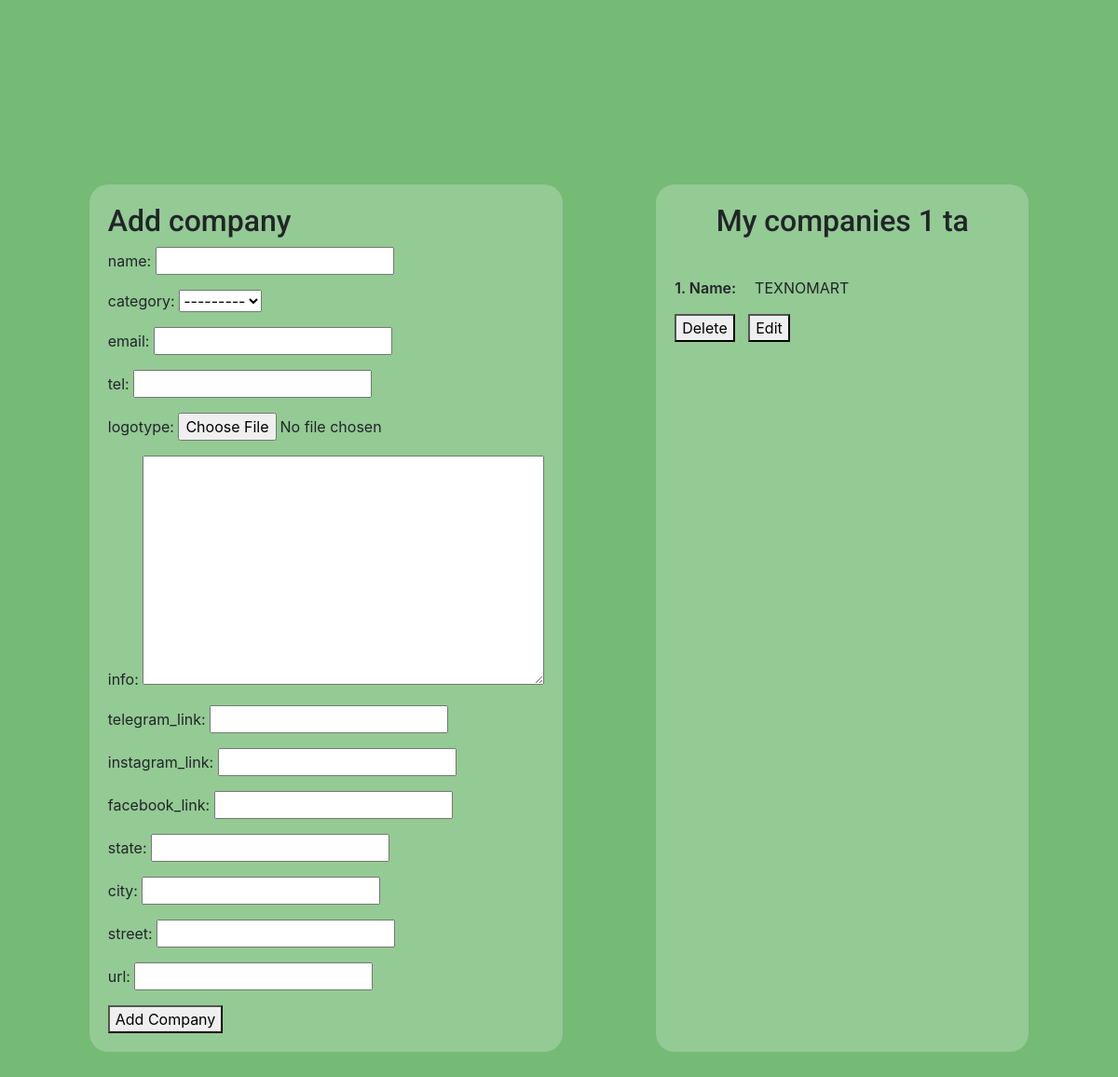
Page /profile-User/admin/ (lower part) on the earlier database version.
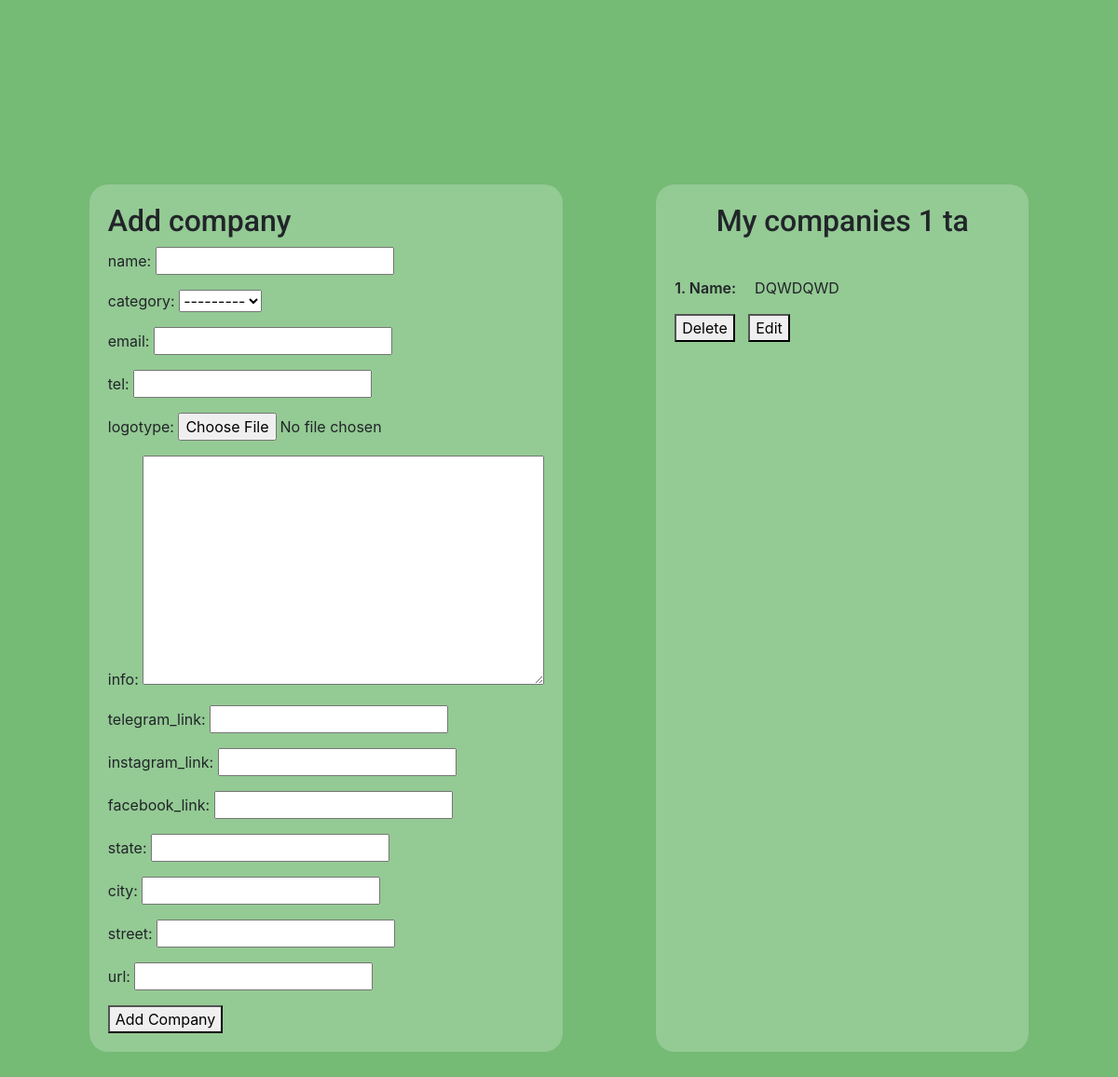
Same page on the later database version.
### main/models.py (models this page shows, shortened)
class Company(models.Model):
    author = models.ForeignKey(User, related_name='companies', on_delete=models.CASCADE)
    category = models.ForeignKey(Category, related_name='companies', on_delete=models.CASCADE)
    name = models.CharField(max_length=100, unique=True)
    email = models.EmailField(max_length=200, blank=True, null=True)
    tel = models.CharField(max_length=11, blank=True, null=True)
    logotype = models.ImageField(upload_to='Company logos/', blank=True, null=True)
    info = models.TextField()
    telegram_link = models.URLField(max_length=200, blank=True, null=True)
    instagram_link = models.URLField(max_length=200, blank=True, null=True)
    facebook_link = models.URLField(max_length=200, blank=True, null=True)
    state = models.CharField(verbose_name='Viloyat', max_length=300)
    city = models.CharField(verbose_name='shahar', max_length=300)
    street = models.CharField(verbose_name='ko\'cha', max_length=300, blank=True, null=True)
    url = models.SlugField(max_length=200, unique=True)
    date_created = models.DateField(auto_now=True)
    date_updated = models.DateTimeField(auto_now_add=True)
    class Meta:
        verbose_name = 'Company'
        verbose_name_plural = 'Companies'

### account/views.py (the view, shortened to what this page needs)
# urls.py: path('profile-User/<str:username>/', profile_user, name='user-profile'),
def profile_user(request, username):
    user = User.objects.get(username=username)
    companies = Company.objects.filter(author=user)
    UserEditForm = UserForm(instance=user)
    AddCompanyForm = CompanyForm()
    category_form = CategoryForm()
    context = {
        'user': user,
        'companies': companies,
        'User_edit_form': UserEditForm,
        'AddCompanyForm': AddCompanyForm,
        'category_form': category_form,
    }
    return render(request=request, template_name='profile_user.html', context=context)

### account/forms.py
class UserForm(UserChangeForm):
    class Meta:
        model = User
        fields = ['username', 'email', 'first_name', 'last_name', 'photo', 'bio',]

### main/forms.py
class CompanyForm(ModelForm):
    class Meta:
        model = Company
        fields = ['name', 'category', 'email', 'tel', 'logotype', 'info', 'telegram_link', 'instagram_link', 'facebook_link', 'state', 'city', 'street', 'url']

### main/models.py (called while the page is built)
    def __str__(self):
        return self.name

### templates/profile_user.html (shortened to what this page needs)
{% extends 'profile_base.html' %}
{% load static %}
{% block company %}
    <div class="companies" style="display: flex">
        <div class="add" style="background-color: rgba(255, 255, 255, 0.226); border-radius: 20px; padding: 20px;">
            <h2>Add company</h2>
            <form action="" method="post" enctype="multipart/form-data" style="position: relative;">{% csrf_token %}
                {% for form in AddCompanyForm %}
                    <p>{{ form.name }}: {{ form }}</p>
                {% endfor %}
                <button>Add Company</button>
            </form>
        </div>
        {% if companies %}
            <div class="all" style="width: 400px; margin-left: 100px; background-color: rgba(255, 255, 255, 0.226); border-radius: 20px; padding: 20px; ">
                <h2 style="text-align: center; margin-bottom: 40px">My companies {{ companies.count }} ta</h2>
                {% for company in companies %}
                    <p><span style="font-weight: 600; margin-right: 20px">{{ forloop.counter }}. Name:</span><span style= "text-transform: uppercase">{{ company.name }}</span></p>
                    <div>
                        <a href="{% url 'delete_company' company.url %}"><button>Delete</button></a>
                        <a href="{% url 'single-company' company.url %}"><button style="margin-left: 10px">Edit</button></a>
                    </div>
                {% endfor %}
            </div>
        {% endif %}
    </div>
{% endblock company %}

Differences in the rows shown:
removed Company: name "TEXNOMART"
added Company: name "DQWDQWD"
